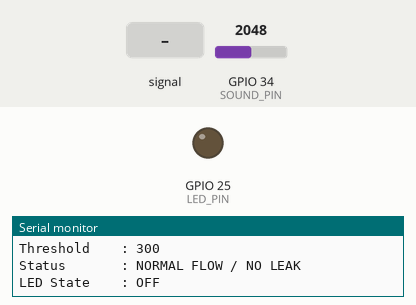
Recording of a sketch running on a simulated ESP32. On the bench: output pins drawn as LEDs (lit = HIGH), the last lines printed to the serial monitor. The inputs (shaded band) are chosen by the test bench; at power-on: GPIO 34 (SOUND_PIN) = 2048.

Above: at 2.2 s.
2.3 s: GPIO 34 (SOUND_PIN) fed a 200 Hz sine of ±327 counts around its level
At 4.2 s:
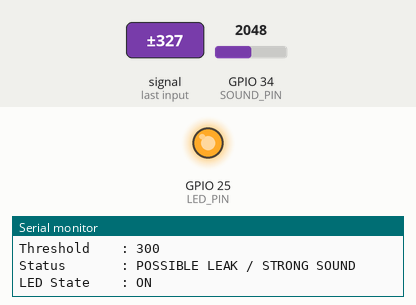
4.5 s: GPIO 34 (SOUND_PIN) set to 2866
At 5.7 s:
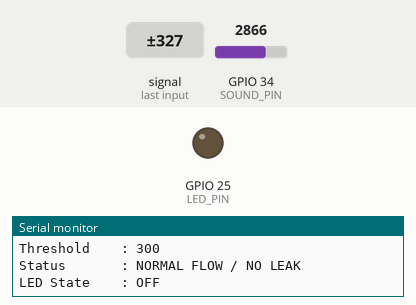
Timing chart, 0 to 7.5 s (numbered marks = the images above; inputs shaded):
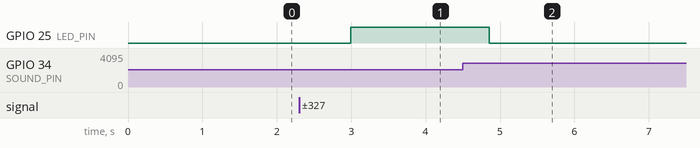

The sketch:

presentation_live_demo.ino
```cpp
#include <Arduino.h>

#define SOUND_PIN 34
#define LED_PIN 25

// Tune this after testing on your classroom pipe.
const int LIVE_THRESHOLD = 300;
const int SAMPLE_WINDOW_MS = 120;
const int REPORT_DELAY_MS = 800;

void setup() {
  Serial.begin(115200);
  delay(1000);

  pinMode(LED_PIN, OUTPUT);
  digitalWrite(LED_PIN, LOW);

  Serial.println("========================================");
  Serial.println("LIVE PIPE SENSING DEMO");
  Serial.println("Monitor values while changing pipe flow.");
  Serial.println("========================================");
}

void loop() {
  int signalMin = 4095;
  int signalMax = 0;
  long sampleSum = 0;
  int sampleCount = 0;

  unsigned long startMillis = millis();

  while (millis() - startMillis < SAMPLE_WINDOW_MS) {
    int sample = analogRead(SOUND_PIN);

    if (sample < signalMin) signalMin = sample;
    if (sample > signalMax) signalMax = sample;

    sampleSum += sample;
    sampleCount++;
  }

  float signalMean = (sampleCount > 0) ? (float)sampleSum / (float)sampleCount : 0.0f;
  int signalRange = signalMax - signalMin;

  const char* status = "NORMAL FLOW / NO LEAK";
  bool ledOn = false;

  if (signalRange >= LIVE_THRESHOLD) {
    status = "POSSIBLE LEAK / STRONG SOUND";
    ledOn = true;
  }

  digitalWrite(LED_PIN, ledOn ? HIGH : LOW);

  Serial.println("----------------------------------------");
  Serial.print("Signal Min   : ");
  Serial.println(signalMin);
  Serial.print("Signal Max   : ");
  Serial.println(signalMax);
  Serial.print("Signal Mean  : ");
  Serial.println(signalMean, 2);
  Serial.print("Signal Range : ");
  Serial.println(signalRange);
  Serial.print("Threshold    : ");
  Serial.println(LIVE_THRESHOLD);
  Serial.print("Status       : ");
  Serial.println(status);
  Serial.print("LED State    : ");
  Serial.println(ledOn ? "ON" : "OFF");

  delay(REPORT_DELAY_MS);
}
```

Measured:
- after the input at 2.3 s, GPIO 25 (LED_PIN): LOW → HIGH after 0.69 s
- after the input at 4.5 s, GPIO 25 (LED_PIN): HIGH → LOW after 0.36 s
